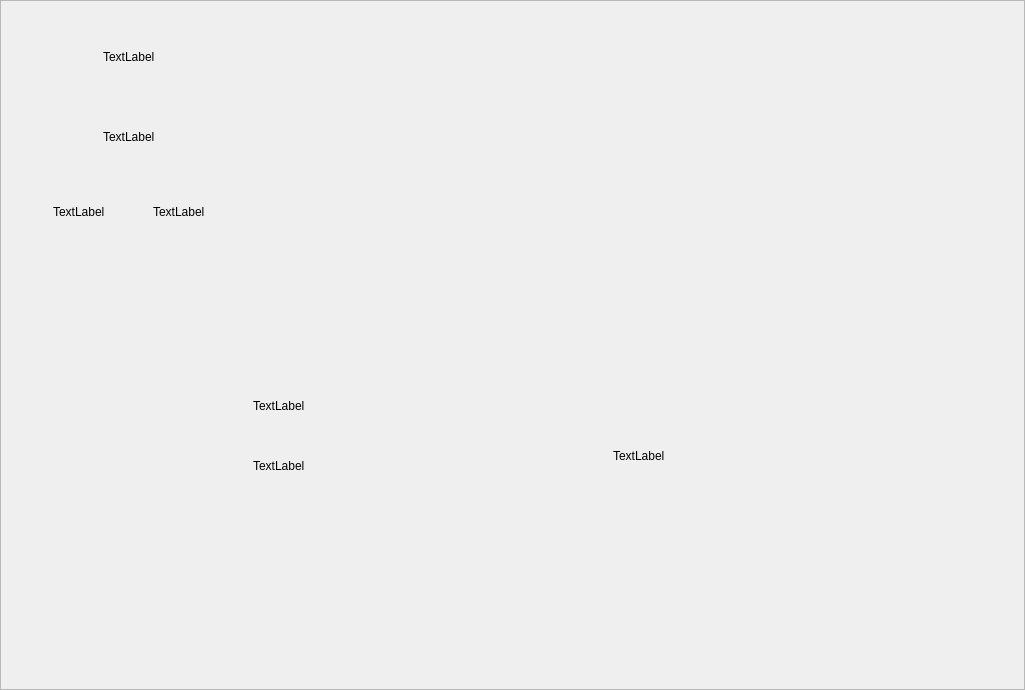
<?xml version="1.0" encoding="UTF-8"?>
<ui version="4.0">
 <class>Home</class>
 <widget class="QWidget" name="Home">
  <property name="geometry">
   <rect>
    <x>0</x>
    <y>0</y>
    <width>1025</width>
    <height>690</height>
   </rect>
  </property>
  <property name="maximumSize">
   <size>
    <width>16777215</width>
    <height>1000</height>
   </size>
  </property>
  <property name="windowTitle">
   <string>Form</string>
  </property>
  <property name="styleSheet">
   <string notr="true"/>
  </property>
  <layout class="QGridLayout" name="gridLayout">
   <property name="leftMargin">
    <number>0</number>
   </property>
   <property name="topMargin">
    <number>0</number>
   </property>
   <property name="rightMargin">
    <number>0</number>
   </property>
   <property name="bottomMargin">
    <number>0</number>
   </property>
   <property name="spacing">
    <number>0</number>
   </property>
   <item row="0" column="0">
    <widget class="QScrollArea" name="scrollArea">
     <property name="minimumSize">
      <size>
       <width>0</width>
       <height>672</height>
      </size>
     </property>
     <property name="styleSheet">
      <string notr="true"/>
     </property>
     <property name="widgetResizable">
      <bool>true</bool>
     </property>
     <widget class="QWidget" name="scrollAreaWidgetContents">
      <property name="geometry">
       <rect>
        <x>0</x>
        <y>0</y>
        <width>1023</width>
        <height>688</height>
       </rect>
      </property>
      <layout class="QVBoxLayout" name="verticalLayout_2">
       <property name="spacing">
        <number>0</number>
       </property>
       <property name="leftMargin">
        <number>32</number>
       </property>
       <property name="topMargin">
        <number>20</number>
       </property>
       <property name="rightMargin">
        <number>32</number>
       </property>
       <property name="bottomMargin">
        <number>50</number>
       </property>
       <item>
        <widget class="QWidget" name="widget_1" native="true">
         <property name="minimumSize">
          <size>
           <width>0</width>
           <height>0</height>
          </size>
         </property>
         <widget class="QLabel" name="label">
          <property name="geometry">
           <rect>
            <x>70</x>
            <y>30</y>
            <width>54</width>
            <height>12</height>
           </rect>
          </property>
          <property name="text">
           <string>TextLabel</string>
          </property>
         </widget>
         <widget class="QLabel" name="label_2">
          <property name="geometry">
           <rect>
            <x>70</x>
            <y>110</y>
            <width>54</width>
            <height>12</height>
           </rect>
          </property>
          <property name="text">
           <string>TextLabel</string>
          </property>
         </widget>
        </widget>
       </item>
       <item>
        <widget class="QWidget" name="widget_2" native="true">
         <property name="minimumSize">
          <size>
           <width>0</width>
           <height>75</height>
          </size>
         </property>
         <widget class="QLabel" name="label_3">
          <property name="geometry">
           <rect>
            <x>20</x>
            <y>30</y>
            <width>54</width>
            <height>12</height>
           </rect>
          </property>
          <property name="text">
           <string>TextLabel</string>
          </property>
         </widget>
         <widget class="QLabel" name="label_4">
          <property name="geometry">
           <rect>
            <x>120</x>
            <y>30</y>
            <width>54</width>
            <height>12</height>
           </rect>
          </property>
          <property name="text">
           <string>TextLabel</string>
          </property>
         </widget>
        </widget>
       </item>
       <item>
        <widget class="QWidget" name="widget_3" native="true">
         <property name="minimumSize">
          <size>
           <width>0</width>
           <height>0</height>
          </size>
         </property>
         <property name="maximumSize">
          <size>
           <width>16777215</width>
           <height>16777215</height>
          </size>
         </property>
         <property name="styleSheet">
          <string notr="true"/>
         </property>
         <widget class="QLabel" name="label_5">
          <property name="geometry">
           <rect>
            <x>220</x>
            <y>70</y>
            <width>54</width>
            <height>12</height>
           </rect>
          </property>
          <property name="text">
           <string>TextLabel</string>
          </property>
         </widget>
         <widget class="QLabel" name="label_6">
          <property name="geometry">
           <rect>
            <x>220</x>
            <y>130</y>
            <width>54</width>
            <height>12</height>
           </rect>
          </property>
          <property name="text">
           <string>TextLabel</string>
          </property>
         </widget>
         <widget class="QLabel" name="label_7">
          <property name="geometry">
           <rect>
            <x>220</x>
            <y>190</y>
            <width>54</width>
            <height>12</height>
           </rect>
          </property>
          <property name="text">
           <string>TextLabel</string>
          </property>
         </widget>
         <widget class="QLabel" name="label_8">
          <property name="geometry">
           <rect>
            <x>580</x>
            <y>120</y>
            <width>54</width>
            <height>12</height>
           </rect>
          </property>
          <property name="text">
           <string>TextLabel</string>
          </property>
         </widget>
         <widget class="QLabel" name="label_9">
          <property name="geometry">
           <rect>
            <x>580</x>
            <y>180</y>
            <width>54</width>
            <height>12</height>
           </rect>
          </property>
          <property name="text">
           <string>TextLabel</string>
          </property>
         </widget>
         <widget class="QLabel" name="label_10">
          <property name="geometry">
           <rect>
            <x>220</x>
            <y>240</y>
            <width>54</width>
            <height>12</height>
           </rect>
          </property>
          <property name="text">
           <string>TextLabel</string>
          </property>
         </widget>
         <widget class="QLabel" name="label_11">
          <property name="geometry">
           <rect>
            <x>220</x>
            <y>300</y>
            <width>54</width>
            <height>12</height>
           </rect>
          </property>
          <property name="text">
           <string>TextLabel</string>
          </property>
         </widget>
         <widget class="QLabel" name="label_12">
          <property name="geometry">
           <rect>
            <x>580</x>
            <y>240</y>
            <width>54</width>
            <height>12</height>
           </rect>
          </property>
          <property name="text">
           <string>TextLabel</string>
          </property>
         </widget>
        </widget>
       </item>
       <item>
        <widget class="QWidget" name="widget_4" native="true">
         <property name="minimumSize">
          <size>
           <width>0</width>
           <height>0</height>
          </size>
         </property>
         <property name="maximumSize">
          <size>
           <width>16777215</width>
           <height>16777215</height>
          </size>
         </property>
         <property name="styleSheet">
          <string notr="true"/>
         </property>
        </widget>
       </item>
      </layout>
     </widget>
    </widget>
   </item>
  </layout>
 </widget>
 <resources/>
 <connections/>
</ui>
